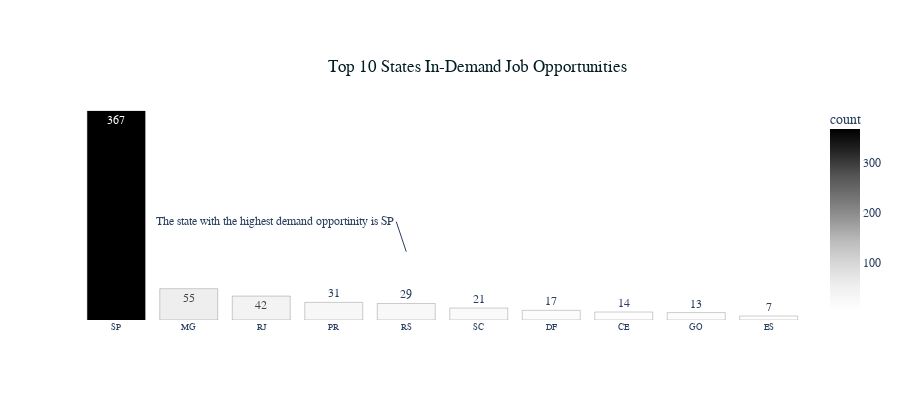

Notebook code for this chart:
### Code cell
# Creating the vertical bar plot with Plotly Express
fig = px.bar(states, 
             x="state", 
             y="count", 
             orientation='v',
             labels={'Job Title': '', 'Job Opportunities Frequency': ''},
             title="Top 10 States In-Demand Job Opportunities",
             text='count',
             template='plotly_white',
             height=400,
             color_continuous_scale="Greys",
             color="count")
             
             

# Customize the plot
fig.update_layout(font=dict(family="bookman old style"),
                  xaxis=dict(title='', showticklabels=True, tickfont=dict(size=9)),
                  yaxis=dict(visible=False),
                  title=dict(x=0.53,
                             y=0.85, 
                             xanchor='center',
                             yanchor='top',
                             font=dict(size=17, color="#031D24")),
                     annotations=[dict(x=4,
                                       y=120,
                                       xanchor='right',
                                       yanchor='middle',
                                       text=f"The state with the highest demand opportinity is {states['state'][0]}")])

fig.update_traces(marker=dict(line=dict(color='black', width=0.2)))

# Show the plot
fig.show()

### Figure 1 — Plotly figure (JSON) as saved in the notebook; plotly's stock layout.template omitted (floating-point values rounded to 4 significant figures)
{"data": [{"alignmentgroup": "True", "hovertemplate": "state=%{x}<br>count=%{marker.color}<extra></extra>", "legendgroup": "", "marker": {"color": [367, 55, 42, 31, 29, 21, 17, 14, 13, 7], "coloraxis": "coloraxis", "line": {"color": "black", "width": 0.2}, "pattern": {"shape": ""}}, "name": "", "offsetgroup": "", "orientation": "v", "showlegend": false, "text": [367, 55, 42, 31, 29, 21, 17, 14, 13, 7], "textposition": "auto", "type": "bar", "x": ["SP", "MG", "RJ", "PR", "RS", "SC", "DF", "CE", "GO", "ES"], "xaxis": "x", "y": [367, 55, 42, 31, 29, 21, 17, 14, 13, 7], "yaxis": "y"}], "layout": {"annotations": [{"text": "The state with the highest demand opportinity is SP", "x": 4, "xanchor": "right", "y": 120, "yanchor": "middle"}], "barmode": "relative", "coloraxis": {"colorbar": {"title": {"text": "count"}}, "colorscale": [[0, "rgb(255,255,255)"], [0.125, "rgb(240,240,240)"], [0.25, "rgb(217,217,217)"], [0.375, "rgb(189,189,189)"], [0.5, "rgb(150,150,150)"], [0.625, "rgb(115,115,115)"], [0.75, "rgb(82,82,82)"], [0.875, "rgb(37,37,37)"], [1, "rgb(0,0,0)"]]}, "font": {"family": "bookman old style"}, "height": 400, "legend": {"tracegroupgap": 0}, "title": {"font": {"color": "#031D24", "size": 17}, "text": "Top 10 States In-Demand Job Opportunities", "x": 0.53, "xanchor": "center", "y": 0.85, "yanchor": "top"}, "xaxis": {"anchor": "y", "domain": [0, 1], "showticklabels": true, "tickfont": {"size": 9}, "title": {"text": ""}}, "yaxis": {"anchor": "x", "domain": [0, 1], "title": {"text": "count"}, "visible": false}}}
